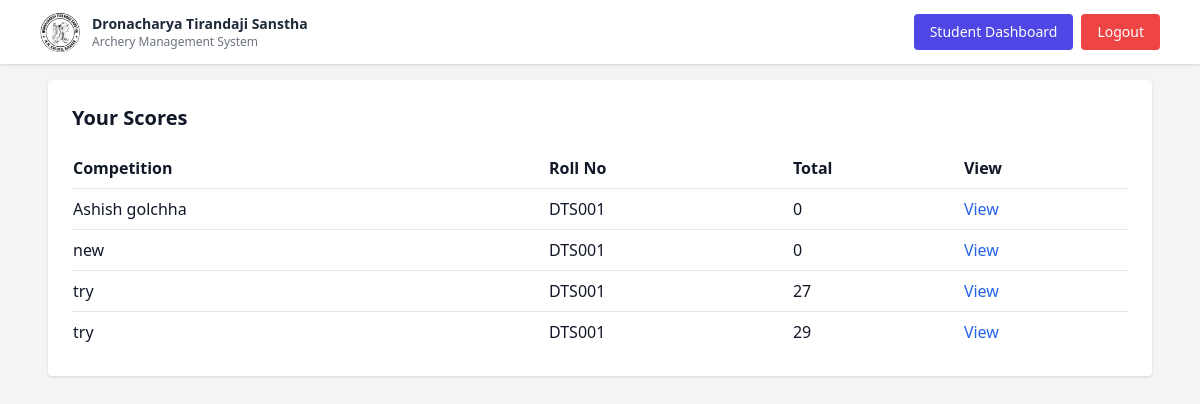
The page /student/dashboard (signed in) on the database its author committed.
### models.py (models this page shows)
class ScoreEntry(db.Model):
    __tablename__ = 'scores'
    id = db.Column(db.Integer, primary_key=True)
    competition_id = db.Column(db.Integer, db.ForeignKey('competitions.id', ondelete='SET NULL'), nullable=True)
    user_id = db.Column(db.Integer, db.ForeignKey('users.id'), nullable=True)
    roll_no = db.Column(db.String(20))
    target_distance = db.Column(db.String(50))
    target_serial = db.Column(db.String(20))
    competition_name = db.Column(db.String(200), nullable=True)
    sets = db.Column(db.Text) # JSON string like '[10,9,8,...]'
    xs = db.Column(db.Integer, default=0)
    total = db.Column(db.Integer, default=0)
    team_id = db.Column(db.Integer, db.ForeignKey('teams.id', ondelete='SET NULL'), nullable=True)
    team = db.relationship('Team', back_populates='entries')
    competition = db.relationship('Competition', back_populates='score_entries')
    user = db.relationship('User', back_populates='scores')

class Competition(db.Model):
    __tablename__ = 'competitions'
    id = db.Column(db.Integer, primary_key=True)
    name = db.Column(db.String(200))
    bow_type = db.Column(db.String(50))
    age_group = db.Column(db.String(80))
    gender = db.Column(db.String(20))
    target_distance = db.Column(db.String(50))
    target_serial = db.Column(db.String(20))
    num_students = db.Column(db.Integer)
    created_at = db.Column(db.DateTime, default=datetime.utcnow)
    is_team_based = db.Column(db.Boolean, default=False)
    score_entries = db.relationship('ScoreEntry', back_populates='competition', cascade='all, delete-orphan')
    teams = db.relationship('Team', back_populates='competition', cascade='all, delete-orphan')

### app.py (the view)
@app.route('/student/dashboard')
def student_dashboard():
    if not session.get('user_id'):
        return redirect(url_for('login'))
    current_user = get_current_user()
    if not current_user:
        session.clear()      # 🔥 LOOP TODTA HAI
        return redirect(url_for('login'))
    if session.get('is_admin'):
        return redirect(url_for('admin_dashboard'))
    entries = (ScoreEntry.query.filter_by(user_id=current_user.id).join(Competition).all())
    competitions = []
    for e in entries:
        if e.competition:
            competitions.append(e.competition)
    return render_template(
        'student_dashboard.html',
        competitions=competitions,
        entries=entries
    )

### app.py (called while the page is built)
def get_current_user():
    if not session.get('user_id'):
        return None
    return User.query.get(session['user_id'])

@app.context_processor
def inject_current_user():
    user = None
    if session.get('user_id'):
        user = User.query.get(session['user_id'])
    return dict(current_user=user)

### templates/student_dashboard.html (shortened to what this page needs)
{% extends 'base.html' %}
{% block content %}
<div class="bg-white p-6 rounded shadow">
    <h2 class="text-xl font-bold mb-4 text-center sm:text-left">Your Scores</h2>
    <table class="hidden sm:table w-full text-left">
        <thead>
            <tr>
                <th class="py-2">Competition</th>
                <th class="py-2">Roll No</th>
                <th class="py-2">Total</th>
                <th class="py-2">View</th>
            </tr>
        </thead>
        <tbody>
            {% for s in entries %}
            <tr class="border-t">
                <td class="py-2">{{ s.competition.name if s.competition else 'Unknown' }}</td>
                <td class="py-2">{{ s.roll_no }}</td>
                <td class="py-2">{{ s.total }}</td>
                <td class="py-2">
                    {% if s.competition %}
                        <a href="{{ url_for('score_entry', comp_id=s.competition.id, entry_id=s.id) }}"
                        class="text-blue-600">View</a>
                    {% else %}
                        <span class="text-gray-400">N/A</span>
                    {% endif %}
                </td>
            </tr>
            {% else %}
            <tr><td colspan="4" class="py-2">No scores yet</td></tr>
            {% endfor %}
        </tbody>
    </table>
</div>
{% endblock %}

### rows shown on the page
ScoreEntry: competition "Ashish golchha", roll_no "DTS001", total "0"
ScoreEntry: competition "new", roll_no "DTS001", total "0"
ScoreEntry: competition "try", roll_no "DTS001", total "27"
ScoreEntry: competition "try", roll_no "DTS001", total "29"
